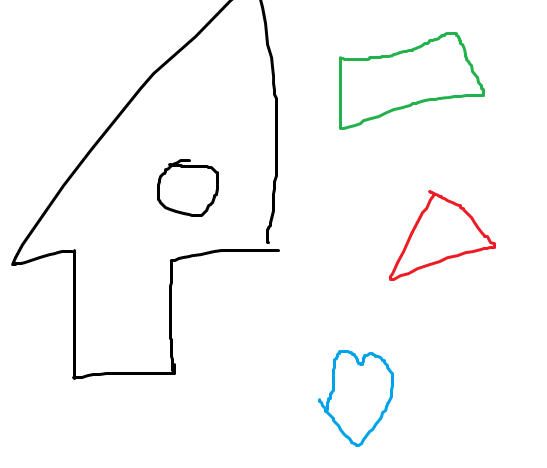
#> input picture Test.png, 547 x 468 px, found by its file name
$ jupyter execute --allow-errors test.ipynb
#> lines starting #> are read from the running program, lines starting #| are printed output that depends on the picture; after the words box and inside, x2 and y2 are one past the last pixel; in counts of white or black regions, pixels touching at a corner belong together
### remplissage.py
# Dépendances
import cv2
import numpy as np
import matplotlib.pyplot as plt

# [13 lines left out: function modify_fill, not called in this run]


def flood_fill(edges : np.ndarray , x : int, y : int) -> list :

    """
    Description : Prends en entrée une image edge detectionée et des coordonées initiales.
                  Renvoie une liste de tuples contenant les pixels à colorer

    Inputs : - edges (np.ndarray) : l'image binarisée avec un edge detection (avec Canny de cv2)
             - x (int) : La cordonée en x du point de départ
             - y (int) : La cordonée en x du point de départ

    Output : - liste_pixels_a_remplir (liste) : une liste des pixels qui doivent être remplis
    """

    liste_pixels_a_remplir = set()  # Pour stocker les pixels déjà remplis
    stack = [(x, y)]  # Pile pour le remplissage par diffusion

    while stack:
        current_x, current_y = stack.pop()
        liste_pixels_a_remplir.add((current_x, current_y))

        # Ajoute les pixels voisins non remplis
        for dx, dy in [(0, 1), (1, 0), (0, -1), (-1, 0)]:
            new_x, new_y = current_x + dx, current_y + dy
            if (
                0 <= new_x < len(edges)
                and 0 <= new_y < len(edges[0])
                and (new_x, new_y) not in liste_pixels_a_remplir
                and edges[new_x][new_y] == 0
            ):
                stack.append((new_x, new_y))

    return list(liste_pixels_a_remplir)


def colorie_pixels(image : np.ndarray, liste_pixels : list, couleur : list) :

    """
    Description : Prends en entrée une image, la liste des pixels à colorier ainsi que la couleur.
                  Colorie les pixels de la liste des pixels de la couleur indiquée

    Inputs : - image (np.ndarray) : l'image binarisée avec un edge detection (avec Canny de cv2)
             - liste_pixels (liste) : Une liste de tuples contenant des coordonées de pixels à colorer
             - couleur (liste) : Une liste contenant le code rgb d'une couleur (ex : [120,205,117])

    Output : Ne renvoie rien, modifie l'image directement
    """

    for i,j in liste_pixels :
        image[j,i] = couleur


"""
if __name__ == "__main__":

    image = cv2.imread('Test.png')
    edges = cv2.Canny(image=image, threshold1=100, threshold2=200)

    plt.figure(figsize=(20,10))
    plt.imshow(image)
    plt.show()

    liste = flood_fill(edges, 200, 200)

    colorie_pixels(image, liste, [0, 0, 254])

    plt.figure(figsize=(20,10))
    plt.imshow(image)
    plt.show()
    """

from PIL import Image, ImageDraw

# [32 lines left out: function flood_fill_new, not called in this run]

### Tests dev/test.ipynb
[cell 1]
import cv2
import numpy as np
import matplotlib.pyplot as plt

[cell 2]
# Import de l'image et binarisation

image = cv2.imread('Test.png')
#> image is the input picture: shape (468, 547, 3); mean B, G, R 249.4, 249.6, 249.1
gray = cv2.cvtColor(image, cv2.COLOR_BGR2GRAY)
(thresh, image_binary) = cv2.threshold(gray, 150, 255, cv2.THRESH_BINARY | cv2.THRESH_OTSU)
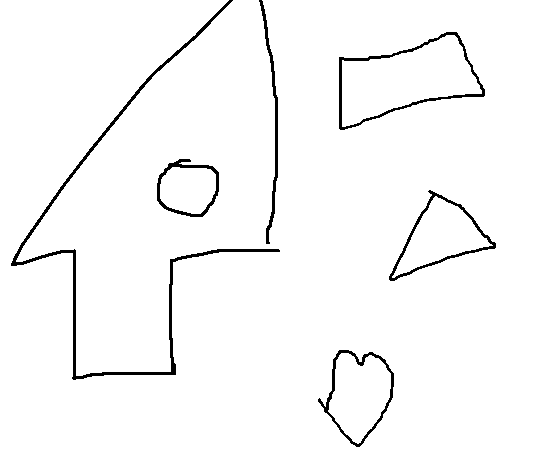
#> image_binary: shape (468, 547); 97.3% white; 6 black regions, box (x1, y1, x2, y2) and area: (11, 0, 280, 380) 2676, (339, 32, 485, 130) 1127, (389, 190, 496, 281) 833, (318, 350, 394, 447) 785, (259, 0, 278, 244) 769, (157, 159, 219, 217) 644
#> thresh = 155

plt.figure(figsize=(50,25))
plt.imshow(image)
plt.show()

edges = cv2.Canny(image=image, threshold1=100, threshold2=200)
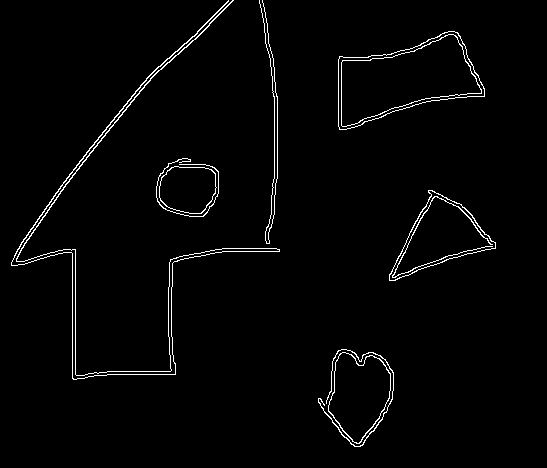
#> edges: shape (468, 547); 2% white in thin lines or dots, all inside (x1, y1, x2, y2) = (11, 0, 496, 447)

plt.figure(figsize=(50,25))
plt.imshow(edges, cmap=plt.cm.gray)
plt.show()

[cell 3]
print(type(image))
#| <class 'numpy.ndarray'>

[cell 4]
print(edges)
#> (printed output is left out)

[cell 5]
print("longeur de y :", len(edges))
#| longeur de y : 468
print("longeur de x :", len(edges[400]))
#| longeur de x : 547

[cell 6]
for y in range(len(edges)) :
    for x in range(len(edges[y])) :
        if edges[y][x] != 0 :
            print(edges[y][x])
#> this loop made 468 passes
#> (printed output is left out)

[cell 7]
edges[100][200]
edges[100][201]
#> Out = 0

[cell 8]
# Idée : transformer la matrice en des zéros et des 1
# Avec les cases noires étant 1 et les cases blanches étant des 0

[cell 9]
# But : obtenir les coordonées de tous les pixels qui doivent êtres colorés

[cell 10]
def flood_liste(image, x : int, y : int, liste : list) -> list :
    """
    Fonction qui permet, à partir d'un image déjà binarisée, d'obtenir une liste contenant les coordonées de tous les pixels à colorier pour
    remplir la forme géométrique
    """
#> called with x = 100, y = 200

    image[y][x] = 255
    liste.append([x,y])

    if y-1>= 0 :
        if image[y-1][x] == 0 :
            flood_liste(image, x, y-1, liste)

    if y+1<=len(image) :
        if image[y+1][x] == 0 :
            flood_liste(image, x, y+1, liste)
    if x-1>=0 :
        if image[y][x-1] == 0 :
            flood_liste(image, x-1, y, liste)
    if x+1<=len(image[0]) :
        if image[y][x+1] == 0 :
            flood_liste(image, x+1, y, liste)

    return liste

[cell 11]
liste = []
#> (the rest of this cell did not finish here and is left out)

[cell 12]
def flood_liste(image, start_x: int, start_y: int):
    """
    Fonction qui permet, à partir d'un image déjà binarisée, d'obtenir une liste contenant les coordonnées de tous les pixels à colorier pour
    remplir la forme géométrique
    """
    height, width = image.shape[:2]
    stack = [(start_x, start_y)]
    fill_coords = []

    while stack:
        x, y = stack.pop()
        fill_coords.append((x, y))
        image[y][x] = 255  # Marquer le pixel comme visité

        # Vérifier les voisins et les ajouter à la pile s'ils sont non visités
        neighbors = [(x+1, y), (x-1, y), (x, y+1), (x, y-1)]
        for neighbor_x, neighbor_y in neighbors:
            if (0 <= neighbor_x < width and 0 <= neighbor_y < height and image[neighbor_y][neighbor_x] == 0):
                stack.append((neighbor_x, neighbor_y))

    return fill_coords

import cv2

# Charger l'image binaire
image = cv2.imread('Test.png', cv2.IMREAD_GRAYSCALE)
#> image: shape (468, 547); min 0, max 255, mean 249.7
edges = cv2.Canny(image=image, threshold1=100, threshold2=200)
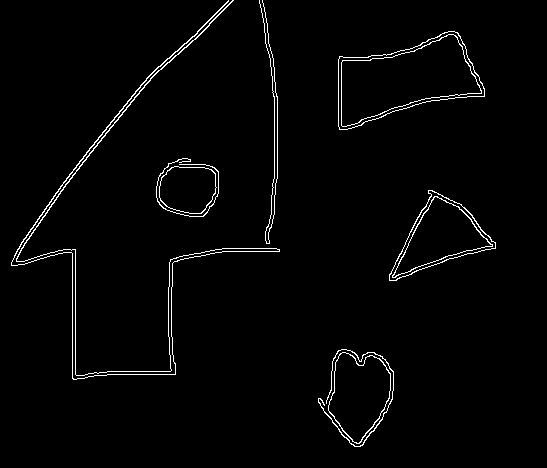
#> edges: shape (468, 547); 2% white in thin lines or dots, all inside (x1, y1, x2, y2) = (11, 0, 496, 447)

plt.figure()
plt.imshow(edges)
plt.show()

# Définir les coordonnées de départ
start_x, start_y = 200, 100  # À remplacer par les coordonnées de départ souhaitées

# Obtenir les coordonnées de remplissage pour la forme géométrique
fill_coords = flood_liste(edges, start_x, start_y)
#> after the loop in flood_liste, `while stack:`:
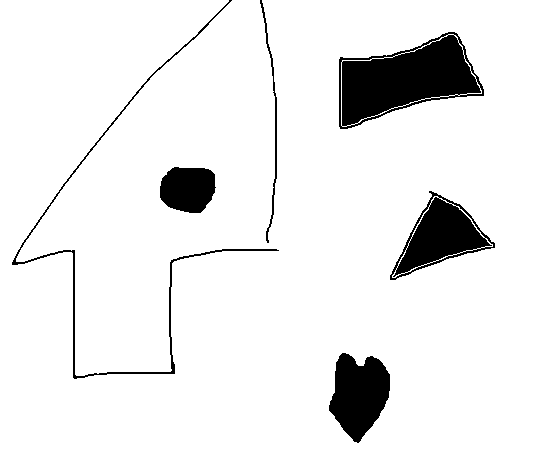
#> image: shape (468, 547); 92.3% white; 6 black regions, box (x1, y1, x2, y2) and area: (339, 32, 484, 129) 7880, (390, 191, 495, 280) 3983, (329, 353, 390, 443) 3704, (160, 167, 216, 213) 2087, (12, 0, 279, 379) 1597, (260, 0, 277, 243) 483
#> fill_coords = 458772 items

# Afficher les coordonnées de remplissage
print(fill_coords)

[cell 13]
for elt in edges :
    print(elt)

0 c'est noir

1 c'est blanc

[cell 14]
# Code du flood fill

binaire = edges.copy()

# Coordonées du point initial (en pixel)
x = ...
y = ...

liste_visites = []
#> (the rest of this cell did not finish here and is left out)

[cell 15]
def flood_fill(image, x, y):
#> called with x = 1, y = 1
    filled_pixels = set()  # Pour stocker les pixels déjà remplis
    stack = [(x, y)]  # Pile pour le remplissage par diffusion

    while stack:
        current_x, current_y = stack.pop()
        filled_pixels.add((current_x, current_y))

        # Ajoute les pixels voisins non remplis
        for dx, dy in [(0, 1), (1, 0), (0, -1), (-1, 0)]:
            new_x, new_y = current_x + dx, current_y + dy
            if (
                0 <= new_x < len(image)
                and 0 <= new_y < len(image[0])
                and (new_x, new_y) not in filled_pixels
                and image[new_x][new_y] == 0
            ):
                stack.append((new_x, new_y))

    return list(filled_pixels)

# Exemple d'utilisation
# Supposons que 'image' est votre matrice 2D avec les valeurs 0 et 1
# Supposons que (x, y) est la position initiale

image = [
    [0, 0, 0, 0, 0],
    [0, 1, 1, 1, 0],
    [0, 1, 0, 1, 0],
    [0, 1, 1, 1, 0],
    [0, 0, 0, 0, 0]
]

x, y = 1, 1  # Position initiale

filled_pixels = flood_fill(image, x, y)
print("Pixels remplis:", filled_pixels)

[cell 16]
f = flood_fill(edges, 200, 200)
#> f = 2087 pairs, first value 167 to 212, second value 160 to 215
print(f)
print(len(f))

[cell 17]
def colorie_pixels(image, liste_pixels, couleur) :
    for x,y in liste_pixels :
        image[x][y] = couleur
#> this loop made 1 pass
#> (x, y) on pass 1: (185, 194)
#> after the loop, image = [[0, 0, 0, 0, 0], [0, 1, 1, 1, 0], [0, 1, 0, 1, 0], [0, 1, 1, 1, 0], [0, 0, 0, 0, 0]]

#> (a cell that did not finish here is left out)

[cell 19]
plt.figure(figsize=(50,25))
plt.imshow(image)
plt.show()
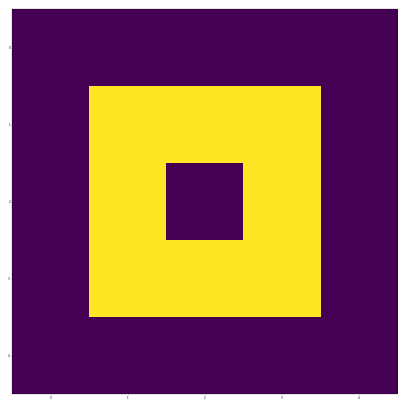
#> figure drawn by matplotlib, 1 panel

[cell 20]
from remplissage import flood_fill, colorie_pixels

[cell 21]
image = cv2.imread('Test.png')
edges = cv2.Canny(image=image, threshold1=100, threshold2=200)

plt.figure(figsize=(20,10))
plt.imshow(image)
plt.show()

liste = flood_fill(edges, 200, 200)
#> liste has the same summary as f

colorie_pixels(image, liste, [0, 0, 254])
#> the loop in colorie_pixels, `for i,j in liste_pixels :` made 2087 passes
#> (i, j) on passes 1 to 3: (185, 194), (177, 190), (197, 168)

plt.figure(figsize=(20,10))
plt.imshow(image)
plt.show()
